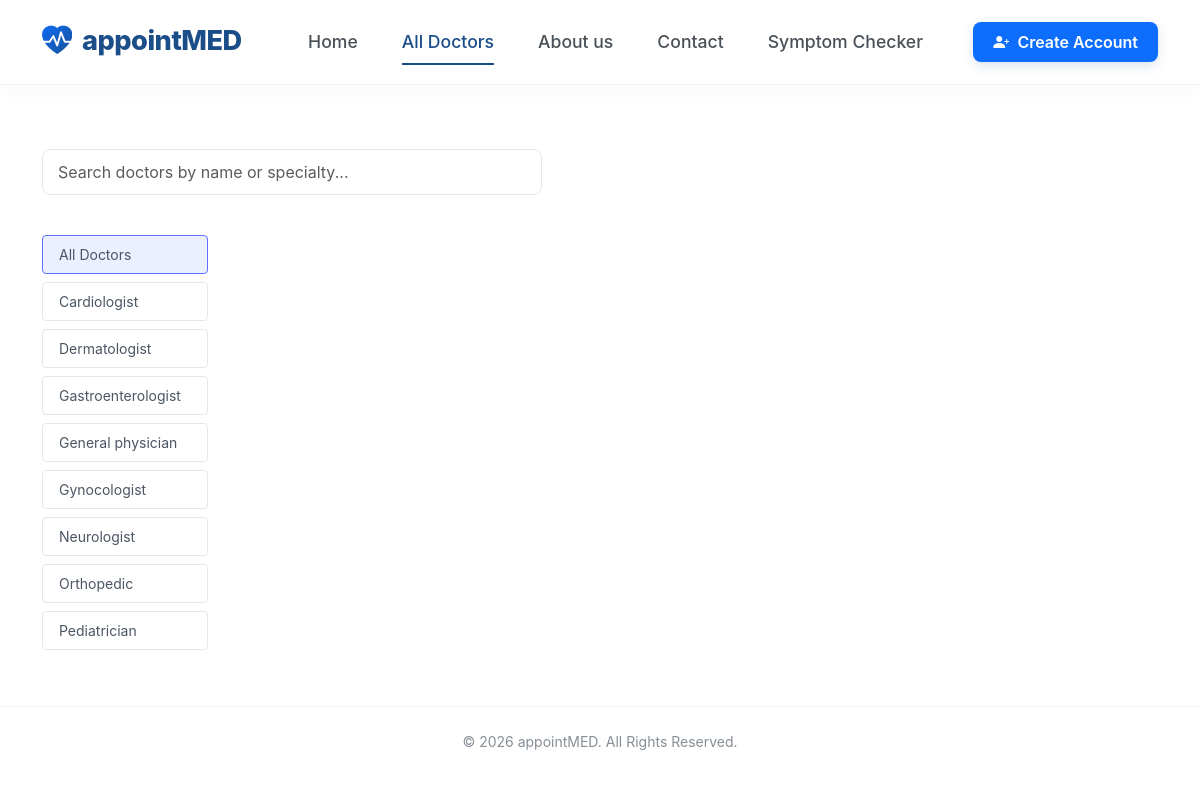
Before: /doctors/doctors_list/ with the older database file.
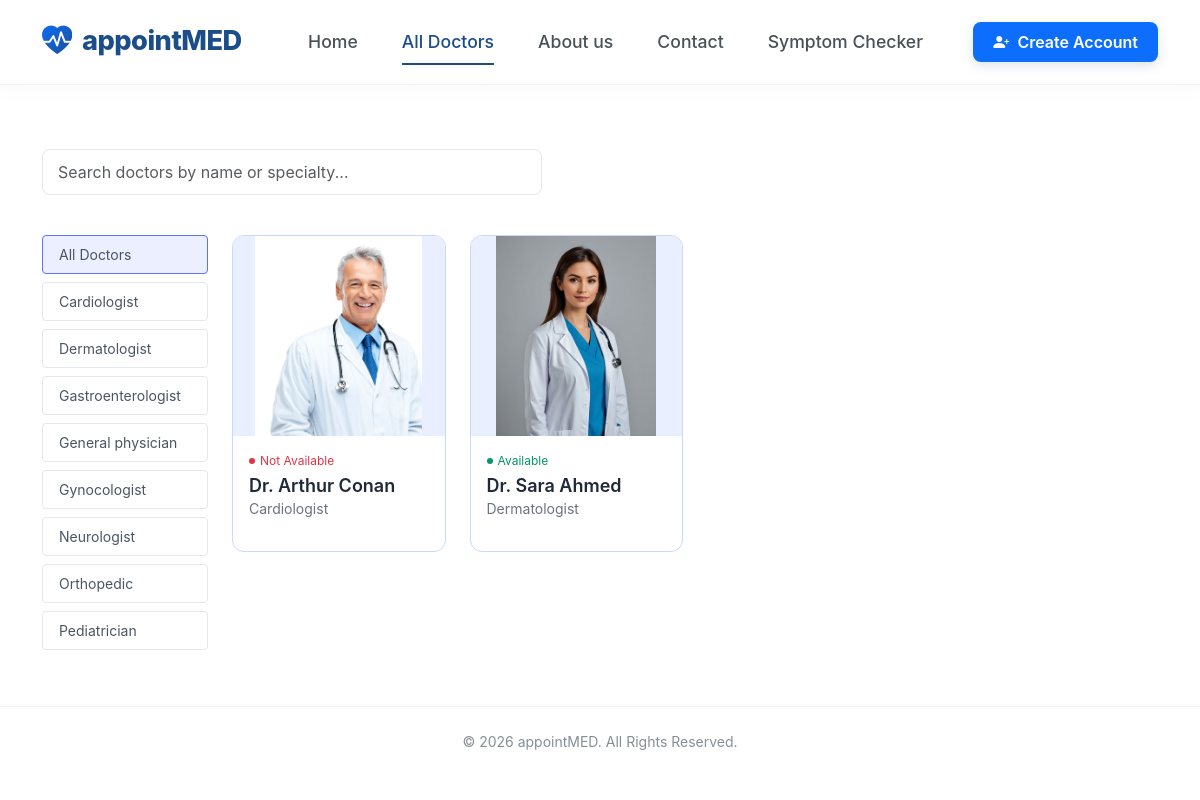
After: the same page with the newer database file.
### accounts/models.py (models this page shows, shortened)
class DoctorProfile(models.Model):
    user = models.OneToOneField(User, on_delete=models.CASCADE)
    name = models.CharField(max_length=100)
    speciality = models.CharField(max_length=100)
    experience = models.IntegerField()
    address = models.TextField()
    fees = models.IntegerField()
    about = models.TextField()
    is_available = models.BooleanField(default=True)
    image = models.ImageField(upload_to='doctors/', blank=True)

### doctors/views.py (the view)
# urls.py: path('doctors_list/', views.doctor_list, name='doctor_list'),
def doctor_list(request):
    speciality = request.GET.get('speciality')
    doctors = DoctorProfile.objects.all()
    if speciality:
        doctors = doctors.filter(speciality__icontains=speciality)
    return render(request, 'doctor_list.html', {'doctors': doctors,'active_speciality': speciality})

### templates/doctor_list.html (shortened to what this page needs)
{% extends "base.html"%}
{% block content%}
<div class="container my-4">
    <div class="search-container">
    <form method="GET" action="{% url 'search_doctors' %}">
        <input
            type="text"
            name="q"
            class="form-control search-input"
            placeholder="Search doctors by name or specialty..."
        >
    </form>
</div>
    <div class="row">
        <div class="col-md-3 col-lg-2 mb-4">
            <div class="d-flex flex-column">
    <a href="{% url 'doctor_list'%}" class="filter-btn {% if not active_speciality %}active{% endif %}">
        All Doctors
    </a>
    <a href="?speciality=Cardiologist" class="filter-btn {% if active_speciality == 'General physician' %}active{% endif %}">
        Cardiologist
    </a>
    <a href="?speciality=Dermatologist" class="filter-btn {% if active_speciality == 'Dermatologist' %}active{% endif %}">
        Dermatologist
    </a>
    <a href="?speciality=Gastroenterologist" class="filter-btn {% if active_speciality == 'Gastroenterologist' %}active{% endif %}">
        Gastroenterologist
    </a>
    <a href="?speciality=General physician" class="filter-btn {% if active_speciality == 'General physician' %}active{% endif %}">
        General physician
    </a>
    <a href="?speciality=Gynocologist" class="filter-btn {% if active_speciality == 'Gynocologist' %}active{% endif %}">
        Gynocologist
    </a>
    <a href="?speciality=Neurologist" class="filter-btn {% if active_speciality == 'Neurologist' %}active{% endif %}">
        Neurologist
    </a>
    <a href="?speciality=Orthopedic" class="filter-btn {% if active_speciality == 'Neurologist' %}active{% endif %}">
        Orthopedic
    </a>
    <a href="?speciality=Pediatricians" class="filter-btn {% if active_speciality == 'Pediatrician' %}active{% endif %}">
        Pediatrician
    </a>
</div>
        </div>
        <div class="col-md-9 col-lg-10">
            <div class="row row-cols-1 row-cols-sm-2 row-cols-md-3 row-cols-lg-4 g-4">
                {% for doctor in doctors %}
                <div class="col">
                    <a href="{% url 'doctor_detail' doctor.id %}" style="text-decoration:none; color:inherit;">
                        <div class="doctor-card">
                            <div class="img-container">
                            {% if doctor.image %}
                                <img src="{{ doctor.image.url }}" alt="Doctor">
                            {% else %}
                                <img src="https://via.placeholder.com/200x250/eaefff/000000?text=Doctor">
                            {% endif %}
                            </div>
            <div class="card-body p-3">
                {% if doctor.is_available %}
                    <div class="status-indicator">
                        <span class="status-dot"></span>
                        Available
                    </div>
                {% else %}
                    <div class="status-indicator text-danger">
                        <span class="status-dot bg-danger"></span>
                        Not Available
                    </div>
                {% endif %}
                <h5 class="doc-name">
                    Dr. {{ doctor.name }}
                </h5>
                <p class="doc-specialty">
                    {{ doctor.speciality }}
                </p>
            </div>
        </div>
    </a>
</div>
{% endfor %}
            </div>
        </div>
    </div>
</div>
{% endblock %}

### templates/base.html (shortened to what this page needs)
{% load static %}
<!DOCTYPE html>
<html lang="en">
<head>
    <link href="https://cdn.jsdelivr.net/npm/bootstrap@5.3.7/dist/css/bootstrap.min.css" rel="stylesheet">
    <link rel="stylesheet" href="https://cdn.jsdelivr.net/npm/bootstrap-icons@1.11.0/font/bootstrap-icons.css">
    <link href="https://unpkg.com/aos@2.3.1/dist/aos.css" rel="stylesheet">
    <link rel="stylesheet" href="{% static 'css/style.css'%}">
</head>
<body>
<nav class="navbar navbar-expand-lg custom-navbar">
    <div class="container">
        <a class="navbar-brand" href="{% url 'home'%}">
            <i class="bi bi-heart-pulse-fill"></i> appointMED
        </a>
        <div class="collapse navbar-collapse" id="navbarNav">
            <ul class="navbar-nav mx-auto">
                <li class="nav-item">
                    <a class="nav-link {% if request.resolver_match.url_name == 'home' %}active{% endif%}" href="{% url 'home'%}">
                        Home
                    </a>
                </li>
                <li class="nav-item">
                    <a class="nav-link {% if request.resolver_match.url_name == 'doctor_list' %}active{% endif %}" href="{% url 'doctor_list'%}">
                        All Doctors
                    </a>
                </li>
                <li class="nav-item">
                    <a class="nav-link" href="{% url 'about'%}">
                        About us
                    </a>
                </li>
                <li class="nav-item">
                    <a class="nav-link" href="#">
                        Contact
                    </a>
                </li>
                <li class="nav-item">
                     <a class="nav-link {% if request.resolver_match.url_name == 'symptom_checker' %}active{% endif %}" href="{% url 'symptom_checker'%}">
                         Symptom Checker
                    </a>
                </li>
            </ul>
            <div class="auth-wrapper d-flex align-items-center mt-3 mt-lg-0">
                {% if user.is_authenticated %}
                <div class="dropdown">
                    <a class="nav-link user-dropdown-btn dropdown-toggle" href="#" data-bs-toggle="dropdown" role="button" aria-expanded="false">
                        <i class="bi bi-person-circle"></i>
                        {% if user.is_superuser %}
                            Admin
                        {% elif user.role == "DOCTOR" %}
                            Dr. {{ user.last_name|default:"Doctor" }}
                        {% elif user.role == "PATIENT" %}
                            Patient
                        {% else %}
                            User
                        {% endif %}
                        <i class="bi bi-chevron-down ms-1" style="font-size: 0.75rem;"></i>
                    </a>
                    <ul class="dropdown-menu dropdown-menu-end">
                        {% if user.is_superuser %}
                            <li><a class="dropdown-item" href="{% url 'add_doctor'%}"><i class="bi bi-person-plus me-2"></i>Add Doctor</a></li>
                            <li><a class="dropdown-item" href="{% url 'doctor_list'%}"><i class="bi bi-people me-2"></i>Doctor List</a></li>
                            <li><a class="dropdown-item" href="{% url 'admin_appointments'%}"><i class="bi bi-calendar-check me-2"></i>Appointments</a></li>
                        {% elif user.role == "DOCTOR" %}
                            <li><a class="dropdown-item" href="{% url 'doctor_profile'%}"><i class="bi bi-person-bounding-box me-2"></i>My Profile</a></li>
                            <li><a class="dropdown-item" href="{% url 'doctor_appointments'%}"><i class="bi bi-calendar2-range me-2"></i>Appointments</a></li>
                        {% elif user.role == "PATIENT" %}
                            <li><a class="dropdown-item" href="{% url 'patient_profile'%}"><i class="bi bi-person-badge me-2"></i>My Profile</a></li>
                            <li><a class="dropdown-item" href="{% url 'my_appointments'%}"><i class="bi bi-calendar-heart me-2"></i>My Appointments</a></li>
                            <li><a class="dropdown-item" href="{% url 'notifications_page'%}"><i class="bi bi-bell me-2"></i>Notifications</a></li>
                        {% endif %}
                        <li><hr class="dropdown-divider"></li>
                        <li><a class="dropdown-item text-danger" href="{% url 'logout'%}"><i class="bi bi-box-arrow-right me-2"></i>Logout</a></li>
                    </ul>
                </div>
                {% else %}
                <a class="login-btn text-decoration-none" href="{% url 'create_account'%}">
                    <i class="bi bi-person-plus-fill me-1"></i> Create Account
                </a>
                {% endif %}
            </div>
        </div>
    </div>
</nav>
<div class="content">
    {% block content %}
    {% endblock %}
</div>
<footer class="footer">
    <p class="mb-0">© 2026 appointMED. All Rights Reserved.</p>
</footer>
</body>
</html>

### static/css/style.css (style rules this page uses)
:root { --primary-blue: #1b4d89; --light-bg: #f0f5fa; --text-dark: #1a2b4b; }
body { font-family: 'Inter', sans-serif; color: var(--text-dark); overflow-x: hidden; }

### templates/base.html (style rules this page uses)
body { background-color: #ffffff; font-family: 'Inter', Arial, sans-serif; }
.custom-navbar { background: rgba(255, 255, 255, 0.85); backdrop-filter: blur(12px); -webkit-backdrop-filter: blur(12px); border-bottom: 1px solid rgba(0, 0, 0, 0.05); position: sticky; top: 0; z-index: 1000; box-shadow: 0 4px 20px rgba(27, 77, 137, 0.03); padding: 14px 0; transition: all 0.3s ease; }
.navbar-brand { color: #1b4d89 !important; font-size: 1.7rem; font-weight: 800; letter-spacing: -0.5px; display: flex; align-items: center; gap: 10px; transition: transform 0.2s ease; }
.navbar-brand i { background: linear-gradient(135deg, #0d6efd, #1b4d89); -webkit-background-clip: text; -webkit-text-fill-color: transparent; font-size: 1.9rem; display: inline-block; }
.nav-link { color: #495057 !important; padding: 10px 20px !important; position: relative; transition: color 0.25s ease; font-weight: 500; font-size: 1.1rem; }
.nav-link::after { content: ''; position: absolute; width: 0; height: 2px; bottom: 0; left: 20px; background-color: #1b4d89; transition: width 0.25s ease; }
.nav-link:hover::after, .nav-link.active::after { width: calc(100% - 40px); }
.nav-link:hover, .nav-link.active { color: #1b4d89 !important; }
.navbar-nav { gap: 4px; }
.login-btn { background-color: #0d6efd; color: white !important; border-radius: 8px; font-weight: 600; padding: 8px 20px !important; box-shadow: 0 4px 12px rgba(27, 77, 137, 0.15); transition: all 0.25s cubic-bezier(0.4, 0, 0.2, 1); }
.footer { background-color: #ffffff; border-top: 1px solid #f1f3f5; text-align: center; padding: 24px; color: #868e96; font-size: 14px; }

### templates/doctor_list.html (style rules this page uses)
body { background-color: #ffffff; color: #4b5563; }
.search-container { padding: 40px 0; text-align: left; }
.search-input { max-width: 500px; border-radius: 8px; border: 1px solid #e5e7eb; padding: 10px 15px; }
.filter-btn { display: block; width: 100%; text-align: left; padding: 8px 16px; margin-bottom: 8px; border: 1px solid #e5e7eb; background: white; border-radius: 4px; font-size: 14px; color: #4b5563; transition: all 0.3s ease; text-decoration: none; }
.filter-btn:hover, .filter-btn.active { background-color: #ebefff; border-color: #5f6fff; }
.doctor-card { border: 1px solid #c9d8ff; border-radius: 12px; overflow: hidden; transition: transform 0.3s ease; cursor: pointer; height: 100%; background: white; }
.img-container { background-color: #eaefff; display: flex; justify-content: center; align-items: flex-end; height: 200px; }
.img-container img { max-height: 100%; width: auto; }
.status-indicator { color: #059669; font-size: 12px; display: flex; align-items: center; gap: 5px; margin-bottom: 5px; }
.status-dot { height: 6px; width: 6px; background-color: #059669; border-radius: 50%; display: inline-block; }
.doc-name { font-weight: 600; font-size: 18px; color: #1f2937; margin-bottom: 2px; }
.doc-specialty { font-size: 14px; color: #6b7280; }

Changed rows visible on the page:
added DoctorProfile: image (picture), is_available False (drawn), name "Arthur Conan", speciality "Cardiologist"
added DoctorProfile: image (picture), is_available True (drawn), name "Sara Ahmed", speciality "Dermatologist"
